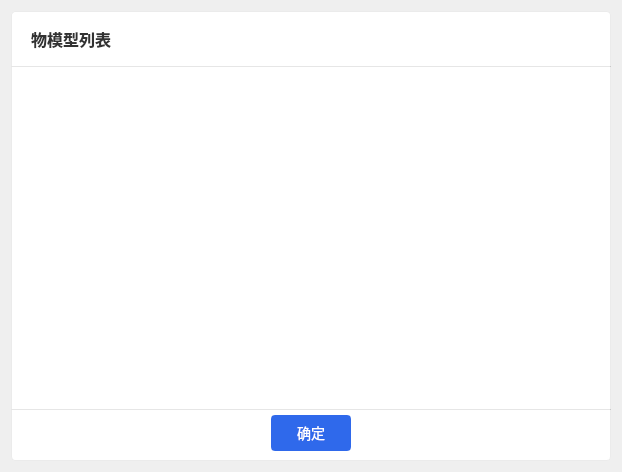
<?xml version="1.0" encoding="UTF-8"?>
<ui version="4.0">
 <class>treeListWindows</class>
 <widget class="QWidget" name="treeListWindows">
  <property name="geometry">
   <rect>
    <x>0</x>
    <y>0</y>
    <width>618</width>
    <height>450</height>
   </rect>
  </property>
  <property name="sizePolicy">
   <sizepolicy hsizetype="Expanding" vsizetype="Expanding">
    <horstretch>0</horstretch>
    <verstretch>0</verstretch>
   </sizepolicy>
  </property>
  <property name="windowTitle">
   <string>Form</string>
  </property>
  <layout class="QHBoxLayout" name="horizontalLayout_6">
   <item>
    <widget class="QWidget" name="widget" native="true">
     <property name="minimumSize">
      <size>
       <width>600</width>
       <height>450</height>
      </size>
     </property>
     <property name="styleSheet">
      <string notr="true">#widget{
	background-color: rgb(255, 255, 255);
	border-style:solid;
	border-width:1px;
	border-color:rgb(235,235,235);
	border-radius: 4px;
}
QScrollBar:vertical{ 
    width:8px;  
    border-style:flat;
    border-radius: 4px;
    border:0px;
     background: rgb(255, 255, 255);
} 
QScrollBar::handle:vertical{ 
    background: rgb(200, 200, 200);
    border-radius: 4px;
    width:8px; 
    min-height:50px; 
    border-style:flat;
}
QScrollBar::handle:vertical::hover{ 
    background: rgb(130, 130, 130);
    border-radius: 4px;
    width:8px; 
}
QScrollBar::handle:vertical::pressed{ 
    background: rgb(130, 130, 130);
    border-radius:4px;
    width:8px; 
}
QScrollBar::sub-page:vertical {
     background: rgb(255, 255, 255);
border-style:flat;
}
QScrollBar::add-page:vertical {
     background: rgb(255, 255, 255);
border-style:flat;
}
QScrollBar::add-line:vertical{
     background: rgb(255, 255, 255);
}
QScrollBar::sub-line:vertical {
     background: rgb(255, 255, 255);
}
QScrollBar:horizontal{ 
    height:8px;  
    border-style:flat;
    border-radius: 4px;
    border:0px;
    background: rgb(255, 255, 255);
} 
QScrollBar::handle:horizontal{ 
    background: rgb(200, 200, 200);
    border-radius: 4px;
    height:8px; 
    min-width:50px; 
    border-style:flat;
}
QScrollBar::handle:horizontal::hover{ 
    background: rgb(130, 130, 130);
    border-radius: 4px;
    height:8px; 
}
QScrollBar::handle:horizontal::pressed{ 
    background: rgb(130, 130, 130);
    border-radius:4px;
    height:8px; 
}
QScrollBar::sub-page:horizontal {
     background: rgb(255, 255, 255);
    border-style:flat;
}
QScrollBar::add-page:horizontal {
     background: rgb(255, 255, 255);
    border-style:flat;
}
QScrollBar::sub-line:horizontal {
     background: rgb(255, 255, 255);
}
QScrollBar::add-line:horizontal{
     background: rgb(255, 255, 255);
}</string>
     </property>
     <layout class="QVBoxLayout" name="verticalLayout" stretch="0,0,1,0,0">
      <property name="spacing">
       <number>0</number>
      </property>
      <property name="leftMargin">
       <number>0</number>
      </property>
      <property name="topMargin">
       <number>0</number>
      </property>
      <property name="rightMargin">
       <number>0</number>
      </property>
      <property name="bottomMargin">
       <number>0</number>
      </property>
      <item>
       <widget class="QWidget" name="widget_windowTitle" native="true">
        <property name="minimumSize">
         <size>
          <width>0</width>
          <height>55</height>
         </size>
        </property>
        <property name="maximumSize">
         <size>
          <width>16777215</width>
          <height>55</height>
         </size>
        </property>
        <property name="styleSheet">
         <string notr="true">background: transparent; </string>
        </property>
        <layout class="QHBoxLayout" name="horizontalLayout_5">
         <property name="spacing">
          <number>0</number>
         </property>
         <property name="leftMargin">
          <number>20</number>
         </property>
         <property name="topMargin">
          <number>0</number>
         </property>
         <property name="rightMargin">
          <number>5</number>
         </property>
         <property name="bottomMargin">
          <number>0</number>
         </property>
         <item>
          <layout class="QHBoxLayout" name="horizontalLayout_3">
           <item>
            <widget class="QLabel" name="label_windowTitle">
             <property name="toolTip">
              <string/>
             </property>
             <property name="styleSheet">
              <string notr="true">font-weight:bold;
font-size:16px;
color: rgb(50, 50, 50);
</string>
             </property>
             <property name="text">
              <string>物模型列表</string>
             </property>
            </widget>
           </item>
          </layout>
         </item>
         <item>
          <spacer name="horizontalSpacer_2">
           <property name="orientation">
            <enum>Qt::Horizontal</enum>
           </property>
           <property name="sizeType">
            <enum>QSizePolicy::Maximum</enum>
           </property>
           <property name="sizeHint" stdset="0">
            <size>
             <width>623</width>
             <height>20</height>
            </size>
           </property>
          </spacer>
         </item>
         <item>
          <widget class="QLabel" name="label_2">
           <property name="minimumSize">
            <size>
             <width>10</width>
             <height>0</height>
            </size>
           </property>
           <property name="maximumSize">
            <size>
             <width>10</width>
             <height>16777215</height>
            </size>
           </property>
           <property name="text">
            <string/>
           </property>
          </widget>
         </item>
         <item>
          <layout class="QHBoxLayout" name="horizontalLayout">
           <property name="spacing">
            <number>0</number>
           </property>
           <item>
            <widget class="QPushButton" name="pushButton_close">
             <property name="minimumSize">
              <size>
               <width>40</width>
               <height>40</height>
              </size>
             </property>
             <property name="maximumSize">
              <size>
               <width>40</width>
               <height>40</height>
              </size>
             </property>
             <property name="styleSheet">
              <string notr="true">QPushButton:hover { 
background-color:rgb(242, 113, 113); 
image: url(:/png/closeW.png)15 0 0 0;
}
QPushButton { 
image: url(:/png/close.png)15 0 0 0;
border-width:0;
border-style:outset;
background-color:transparent;
border-radius:2px;
}
</string>
             </property>
             <property name="text">
              <string/>
             </property>
            </widget>
           </item>
          </layout>
         </item>
        </layout>
       </widget>
      </item>
      <item>
       <widget class="Line" name="line">
        <property name="minimumSize">
         <size>
          <width>0</width>
          <height>1</height>
         </size>
        </property>
        <property name="maximumSize">
         <size>
          <width>16777215</width>
          <height>1</height>
         </size>
        </property>
        <property name="styleSheet">
         <string notr="true">background-color: rgb(200, 200, 200);</string>
        </property>
        <property name="orientation">
         <enum>Qt::Horizontal</enum>
        </property>
       </widget>
      </item>
      <item>
       <widget class="QWidget" name="widget_treeList" native="true">
        <property name="styleSheet">
         <string notr="true">QTableWidget::pane{
	border: 2px solid rgb(210, 210, 210);
	background:rgb(246, 246, 246);
	border-top-color:transparent;
}
QTableWidget::tab-bar{
	background:rgb(0, 0, 0);
	subcontrol-position:left;
}
QTableBar::tab{
	width:173px;
	height:45px;
	background:rgb(210, 210, 210);
	border: 2px solid rgb(210, 210, 210);
	border-top-left-radius: 8px;
	border-top-right-radius: 8px;
}
QTableBar::tab:selected{	
	background:rgb(246, 246, 246);
	border-bottom-color:rgb(246, 246, 246);
}
QTableBar::tab:!selected{
	background:qlineargradient(spread:pad, x1:0, y1:0, x2:0, y2:1, stop:0 rgba(240, 240, 240, 255), stop:0.5 rgba(210, 210, 210, 255), stop:1 rgba(225, 225, 225, 255));
}
</string>
        </property>
       </widget>
      </item>
      <item>
       <widget class="Line" name="line_2">
        <property name="minimumSize">
         <size>
          <width>0</width>
          <height>1</height>
         </size>
        </property>
        <property name="maximumSize">
         <size>
          <width>16777215</width>
          <height>1</height>
         </size>
        </property>
        <property name="styleSheet">
         <string notr="true">background-color: rgb(200, 200, 200);</string>
        </property>
        <property name="orientation">
         <enum>Qt::Horizontal</enum>
        </property>
       </widget>
      </item>
      <item>
       <layout class="QHBoxLayout" name="horizontalLayout_2">
        <property name="spacing">
         <number>10</number>
        </property>
        <property name="topMargin">
         <number>5</number>
        </property>
        <property name="bottomMargin">
         <number>10</number>
        </property>
        <item>
         <spacer name="horizontalSpacer">
          <property name="orientation">
           <enum>Qt::Horizontal</enum>
          </property>
          <property name="sizeHint" stdset="0">
           <size>
            <width>40</width>
            <height>20</height>
           </size>
          </property>
         </spacer>
        </item>
        <item>
         <widget class="QPushButton" name="pushButton_OK">
          <property name="minimumSize">
           <size>
            <width>80</width>
            <height>36</height>
           </size>
          </property>
          <property name="maximumSize">
           <size>
            <width>16777215</width>
            <height>36</height>
           </size>
          </property>
          <property name="styleSheet">
           <string notr="true">color: rgb(255, 255, 255);
font-size:14px;
border-style:solid;
border-width:2px;
background-color: rgb(47, 105, 235);
border-color:rgb(47, 105, 235);
border-radius:4px;
padding-left:15px;
padding-right:15px;</string>
          </property>
          <property name="text">
           <string>确定</string>
          </property>
         </widget>
        </item>
        <item>
         <spacer name="horizontalSpacer_3">
          <property name="orientation">
           <enum>Qt::Horizontal</enum>
          </property>
          <property name="sizeHint" stdset="0">
           <size>
            <width>40</width>
            <height>20</height>
           </size>
          </property>
         </spacer>
        </item>
       </layout>
      </item>
     </layout>
    </widget>
   </item>
  </layout>
 </widget>
 <resources/>
 <connections/>
</ui>
